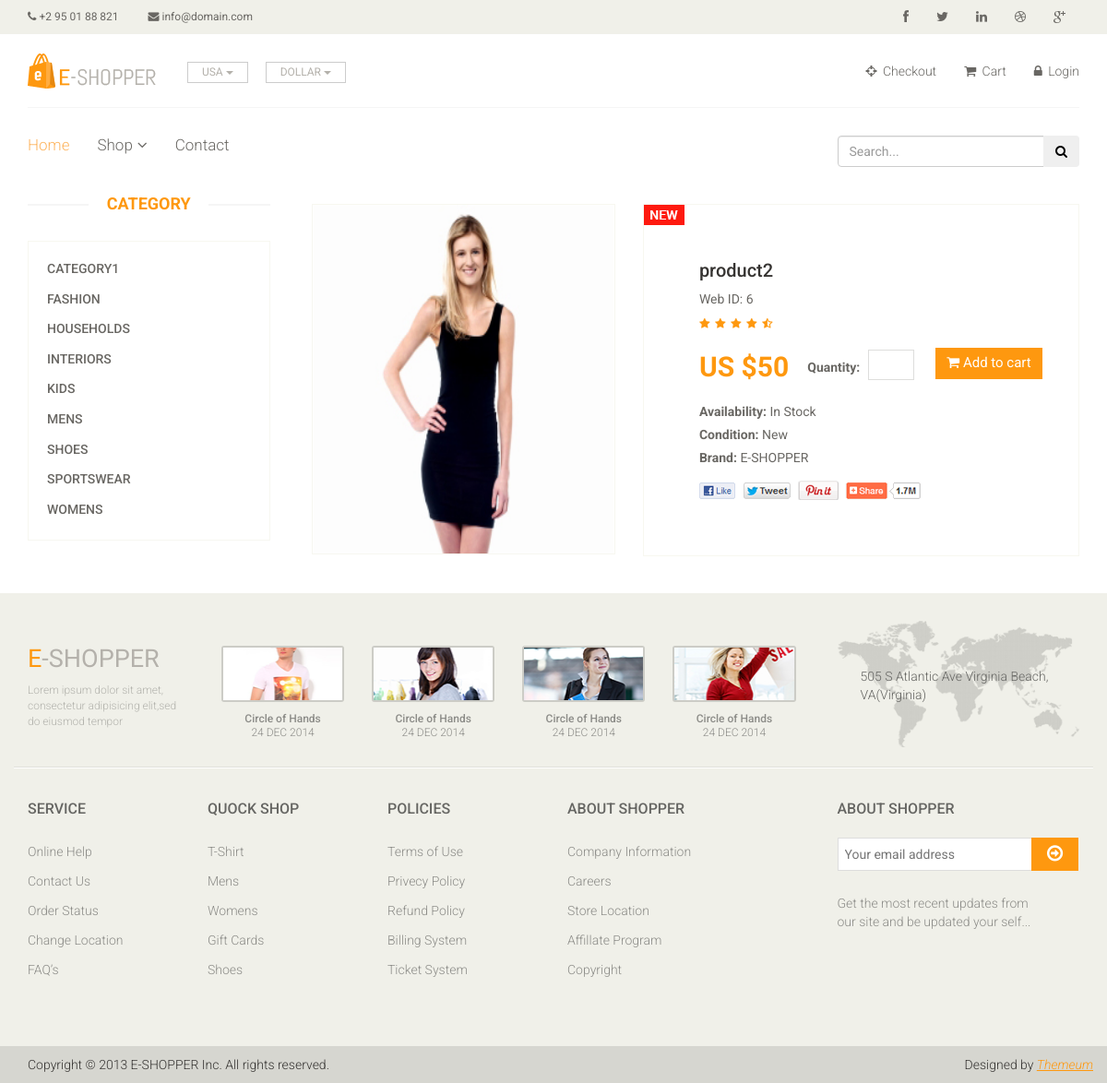
The page /products/6/product2/ on the database its author committed.
### eshopper/models.py (models this page shows, shortened)
class Category(models.Model):
	name = models.CharField(max_length=100,db_index=True)
	slug = models.SlugField(max_length=100, db_index=True, unique=True)
	parent_id = models.ForeignKey('self',db_index=True, blank=True, null=True)
	created_date = models.DateTimeField(auto_now_add=True)
	modify_date = models.DateTimeField(auto_now=True)
	created_by = models.ForeignKey(User, related_name='Category_created_by',
								   default=True)
	modified_by = models.ForeignKey(User, related_name='Category_modified_by',
									default=True)
	class Meta:
		ordering = ['name']
		verbose_name = 'category'
		verbose_name_plural = 'Categories'
	def get_absolute_url(self):
		return reverse('eshopper:product_list_by_category', args=[self.slug])

class Product(models.Model):
	name = models.CharField(max_length=100)
	slug = models.SlugField(max_length=100, db_index=True, unique=True)
	category = models.ForeignKey(Category, related_name='Products',
								 on_delete=models.CASCADE)
	short_description = RichTextField(max_length=100)
	long_description = RichTextField(blank=True, null=True)
	price = models.DecimalField(max_digits=14,decimal_places=0)
	special_price = models.DecimalField(max_digits=14,decimal_places=2,
										blank=True,null=True)
	special_price_from = models.DateField(null=True, blank=True)
	special_price_to = models.DateField(null=True, blank=True)
	quantity = models.PositiveIntegerField(default=0)
	available = models.BooleanField(default=False)
	created_by = models.ForeignKey(User, related_name='Product_created_by',
								   default=True)
	created_date = models.DateTimeField(auto_now_add=True)
	modified_by = models.ForeignKey(User, related_name='Product_modified_by',
									default=True)
	modified_date = models.DateTimeField(auto_now=True)
	class Meta:
		ordering = ['-created_date']
		index_together = (('id', 'slug'),)
	def get_product_images(self):
		return self.product_images.all()

class Product_images(models.Model):
	image_name = models.CharField(max_length=100)
	product = models.ForeignKey(Product, on_delete = models.CASCADE,
								db_index=True,
								related_name='product_images')
	created_date = models.DateTimeField(auto_now_add=True)
	modify_date = models.DateTimeField(auto_now=True)
	image = models.ImageField(upload_to='products/')

### eshopper/views.py (the view)
# urls.py: url(r'^products/(?P<id>\d+)/(?P<slug>[-\w]+)/$', views.product_detail,
def product_detail(request, id, slug):
	product = get_object_or_404(Product, id=id, slug=slug,
								available=True)
	category = None
	categories = Category.objects.all()
	cart_product_form = CartAddProductForm()
	return render(request, 'eshopper/detail.html',
				 {'product': product,
				  'category': category,
				  'categories': categories,
				  'cart_product_form': cart_product_form})

### eshopper/forms.py
class CartAddProductForm(forms.Form):
	quantity = forms.CharField(required=True,widget=forms.TextInput(attrs={'class':'form-control' , 'autocomplete': 'off','pattern':'[0-9]+'}))
	update = forms.BooleanField(required=False, initial=False,
								widget=forms.HiddenInput)

### eshopper/templates/eshopper/detail.html (shortened to what this page needs)
{% extends "eshopper/base.html" %}
{% load static %}
{% block content %}
<section>
 <div class="container">
  <div class="row">
   <div class="col-sm-3">
	<div class="left-sidebar">
	 <h2>Category</h2>
	  <div class="panel-group category-products" id="accordian">
	   {% for c in categories %}
		<div class="panel panel-default">
		 <div class="panel-heading">
		  <h4 class="panel-title">
		   <a href="{{ c.get_absolute_url }}">{{ c.name }}</a>
		  </h4>
		 </div>
		</div>
	   {% endfor %}
	  </div>
	</div>
   </div>
   <div class="col-sm-9 padding-right">
	<div class="product-details">
	 <div class="col-sm-5">
	  <div class="view-product">
	  {% if product.get_product_images %}
	  <img src="{{ product.get_product_images.1.image.url }}">
	  {% else %}
	  <img src="{% static 'images/404/404.png' %}">
	  {% endif %}
	  </div>
	 </div>
	 <div class="col-sm-7">
	  <div class="product-information">
	   <img src="{% static 'images/product-details/new.jpg' %}" class="newarrival" alt="" />
	   <h2>{{ product.name }}</h2>
	   <p>Web ID: {{ product.id }}</p>
	   <img src="{% static 'images/product-details/rating.png' %}" alt="" />
	    <span>
			<span>US ${{ product.price }}</span>
	   		<fieldset>
	   		<form action="{% url 'eshopper:cart_add' product.id %}" method="post">
	   		<label for="quantity">Quantity:</label>
	   		<input name='quantity'>
		 	<button type="submit" class="btn btn-default cart">
			<i class="fa fa-shopping-cart"></i> Add to cart</button>
			</form>
		 	</fieldset>
		</span>
	   <p><b>Availability:</b> In Stock</p>
	   <p><b>Condition:</b> New</p>
	   <p><b>Brand:</b> E-SHOPPER</p>
	   <a href=""><img src="{% static 'images/product-details/share.png' %}" class="share img-responsive"  alt="" /></a>
	  </div>
	 </div>
   </div>
  </div>
 </div>
</div>
</section>
{% endblock content %}

### eshopper/static/css/main.css (style rules this page uses)
body { font-family: 'Roboto', sans-serif; background:; position: relative; font-weight:400px; }
a { -webkit-transition: 300ms; -moz-transition: 300ms; -o-transition: 300ms; transition: 300ms; }
h1, h2, h3, h4, h5, h6 { font-family: 'Roboto', sans-serif; }
.category-products { border: 1px solid #F7F7F0; margin-bottom: 35px; padding-bottom: 20px; padding-top: 15px; }
.left-sidebar h2, .brands_products h2 { color: #FE980F; font-family: 'Roboto', sans-serif; font-size: 18px; font-weight: 700; margin: 0 auto 30px; text-align: center; text-transform: uppercase; position: relative; z-index:3; }
.left-sidebar h2:after, h2.title:after { content: " "; position: absolute; border: 1px solid #f5f5f5; bottom:8px; left: 0; width: 100%; height: 0; z-index: -2; }
.left-sidebar h2:before { content: " "; position: absolute; background: #fff; bottom: -6px; width: 130px; height: 30px; z-index: -1; left: 50%; margin-left: -65px; }
.category-products .panel { background-color: #FFFFFF; border: 0px; border-radius: 0px; box-shadow:none; margin-bottom: 0px; }
.category-products .panel-default .panel-heading { background-color: #FFFFFF; border: 0 none; color: #FFFFFF; padding: 5px 20px; }
.category-products .panel-default .panel-heading .panel-title a { color: #696763; font-family: 'Roboto', sans-serif; font-size: 14px; text-decoration: none; text-transform: uppercase; }
.padding-right { padding-right: 0; }
.product-details { overflow:hidden; }
.product-details { margin-bottom: 40px; overflow: hidden; margin-top: 10px; }
.view-product { position: relative; }
.view-product img { border: 1px solid #F7F7F0; height: 380px; width: 100%; }
.product-information { border: 1px solid #F7F7F0; overflow: hidden; padding-bottom: 60px; padding-left: 60px; padding-top: 60px; position: relative; }
.newarrival { position:absolute; top:0; left:0 }
.product-information h2 { color: #363432; font-family: 'Roboto', sans-serif; font-size: 20px; margin-top: 0; }
.product-information p { color: #696763; font-family: 'Roboto', sans-serif; margin-bottom: 5px; }
.product-information span { display: inline-block; margin-bottom: 8px; margin-top: 18px; }
.product-information span span { color: #FE980F; float: left; font-family: 'Roboto', sans-serif; font-size: 30px; font-weight: 700; margin-right: 20px; margin-top: 0px; }
.product-information span input { border: 1px solid #DEDEDC; color: #696763; font-family: 'Roboto', sans-serif; font-size: 20px; font-weight: 700; height: 33px; outline: medium none; text-align: center; width: 50px; }
.product-information span label { color: #696763; font-family: 'Roboto', sans-serif; font-weight: 700; margin-right: 5px; }
.share { margin-top: 15px; }
.cart { background: #FE980F; border: 0 none; border-radius: 0; color: #FFFFFF; font-family: 'Roboto', sans-serif; font-size: 15px; margin-bottom: 10px; margin-left: 20px; }

### rows shown on the page
Category: name "CATEGORY1"
Category: name "FASHION"
Category: name "HOUSEHOLDS"
Category: name "INTERIORS"
Category: name "KIDS"
Category: name "MENS"
Category: name "SHOES"
Category: name "SPORTSWEAR"
Category: name "WOMENS"
Product: get_product_images.1.image (picture), name "product2", id "6", price "50"
